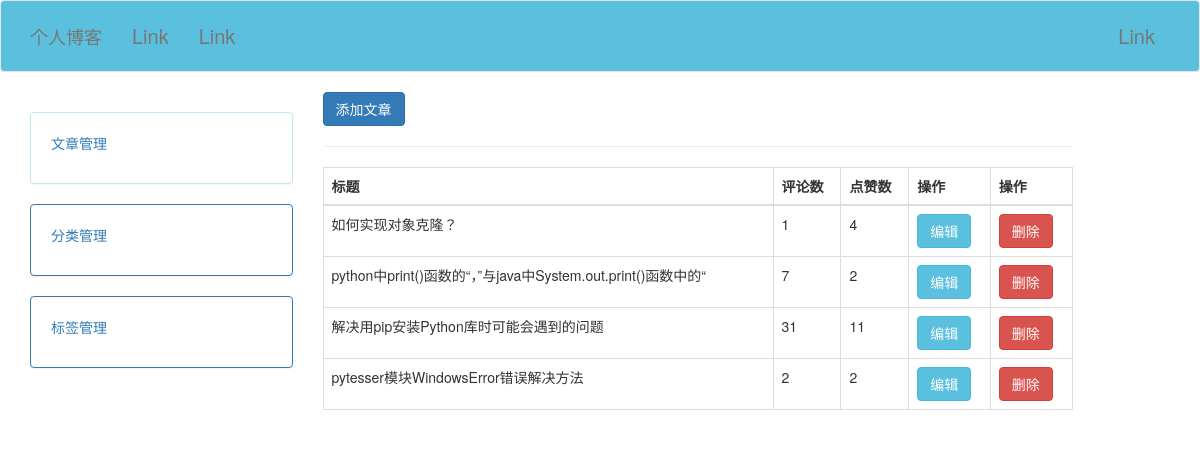
/blog/backend/ (signed in), run on the app's committed database.
### app01/models.py (models this page shows, shortened)
class Article(models.Model):
    nid = models.BigAutoField(primary_key=True)
    title = models.CharField(max_length=50, verbose_name='文章标题')
    desc = models.CharField(max_length=255, verbose_name='文章描述')
    read_count = models.IntegerField(default=0)
    comment_count = models.IntegerField(default=0)
    up_count = models.IntegerField(default=0)
    down_count = models.IntegerField(default=0)
    create_time = models.DateTimeField(verbose_name='创建时间')
    category = models.ForeignKey(verbose_name='文章类型', to='Category', to_field='nid', null=True)
    user = models.ForeignKey(verbose_name='所属用户', to='UserInfo', to_field='nid')
    tags = models.ManyToManyField(
        to="Tag",
        through='Article2Tag',
        through_fields=('article', 'tag'),
    )
    site_cate=models.ForeignKey(to="SiteCate",null=True)

### app01/views.py (the view)
def backendIndex(request):
    user=request.user
    if not user.is_authenticated():
        return redirect("/login/")
    article_list=models.Article.objects.filter(user=user).all()
    return render(request,"backendIndex.html",{"article_list":article_list})

### templates/backendIndex.html (shortened to what this page needs)
<!DOCTYPE html>
<html lang="en">
<head>
    <link rel="stylesheet" href="/static/bootstrap-3.3.7-dist/css/bootstrap.min.css">
    <link rel="stylesheet" href="/static/css/backendIndex.css">
    <link rel="stylesheet" href="/static/css/homeSite.css">
</head>
<body>
<nav class="navbar navbar-default">
    <div class="container">
        <div class="navbar-header">
            <a class="navbar-brand" href="#">{{ current_user.username }}个人博客</a>
        </div>
        <div class="collapse navbar-collapse" id="bs-example-navbar-collapse-1">
            <ul class="nav navbar-nav">
                <li><a href="#">Link</a></li>
                <li><a href="#">Link</a></li>
            </ul>
            <ul class="nav navbar-nav navbar-right">
                <li><a href="#">Link</a></li>
            </ul>
        </div>
    </div>
</nav>
<div class="container">
    <div class="row">
        <div class="col-md-3">
            <div class="panel panel-info">
                <div class="panel-body">
                   <p><a href=""> 文章管理</a></p>
                </div>
            </div>
            <div class="panel panel-primary">
                <div class="panel-body">
                   <p><a href=""> 分类管理</a></p>
                </div>
            </div>
            <div class="panel panel-primary">
                <div class="panel-body">
                    <p><a href="">标签管理</a></p>
                </div>
            </div>
        </div>
        <div class="col-md-8">
         {% block Manage %}
            <a href="/blog/backend/addArticle">
                <button class="btn btn-primary">添加文章</button>
            </a>
            <hr>
            <table class="table table-hover table-bordered">
                <thead>
                <tr>
                    <th>标题</th>
                    <th>评论数</th>
                    <th>点赞数</th>
                    <th>操作</th>
                    <th>操作</th>
                </tr>
                </thead>
                <tbody>
                {% for article in article_list %}
                    <tr>
                        <td>{{ article.title }}</td>
                        <td>{{ article.comment_count }}</td>
                        <td>{{ article.up_count }}</td>
                        <td><a href="">
                            <button class="btn btn-info">编辑</button>
                        </a></td>
                        <td><a href="">
                            <button class="btn btn-danger">删除</button>
                        </a></td>
                    </tr>
                {% endfor %}
                </tbody>
            </table>
         {% endblock %}
        </div>
    </div>
</div>
</body>
</html>

### static/css/backendIndex.css (style rules this page uses)
.panel { padding: 5px; }
.panel { margin-top: 20px; }

### static/css/homeSite.css (style rules this page uses)
.navbar { background-color: #5bc0de; color:white; padding: 10px; font-size: 20px; }

### data on the page
Article: title "如何实现对象克隆？", comment_count "1", up_count "4"
Article: title "python中print()函数的“，”与java中System.out.print()函数中的“", comment_count "7", up_count "2"
Article: title "解决用pip安装Python库时可能会遇到的问题", comment_count "31", up_count "11"
Article: title "pytesser模块WindowsError错误解决方法", comment_count "2", up_count "2"
